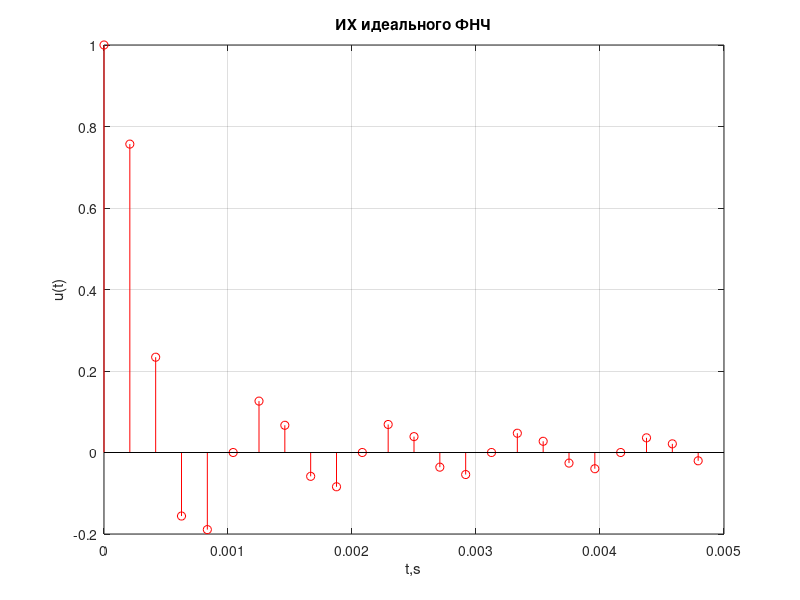
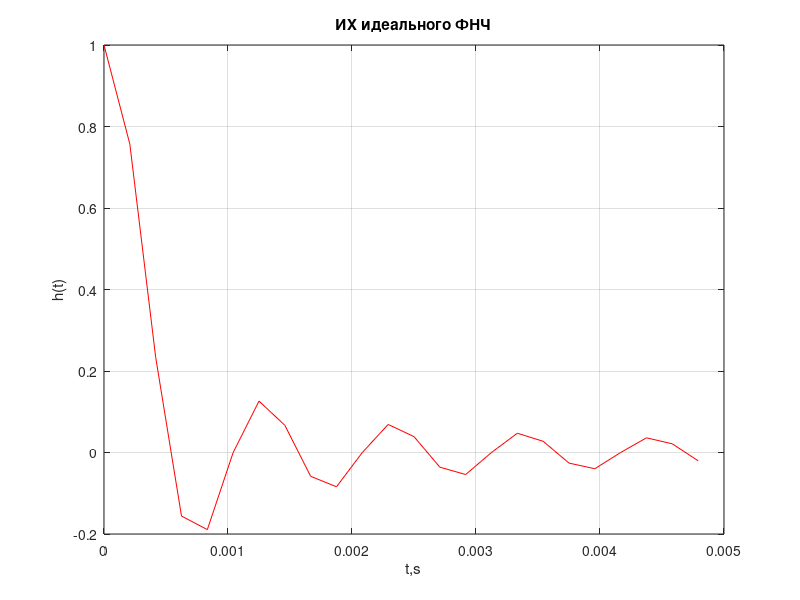

Write the MATLAB code that produced these figures, in order.
clc;
clear;
close all;

%fdatool
% создадим ИХ идеального фильтра 
    
fstop = 0.96 * 10^3; % из заданных параметров 

Fs = 4.8*10^3;
t = 0:1/Fs:4.8*10^-3;            % от нуля до Fs = 4800
u = sin(2*pi*fstop*t)./(2*pi*fstop*t); % запишем sinc

u(1) = 1;

figure;
stem(t,u,'r-');   % построим от stem
ylabel('u(t)');
title('ИХ идеального ФНЧ');
xlabel('t,s');
grid on;

figure;
plot(t,u,'r-'); % построим от plot
ylabel('h(t)');
title('ИХ идеального ФНЧ');
xlabel('t,s');
grid on;

% если построить и АЧХ то тоже получается интересно, там получаются ровные
% линии, а на фазовом просто одна прямая 
